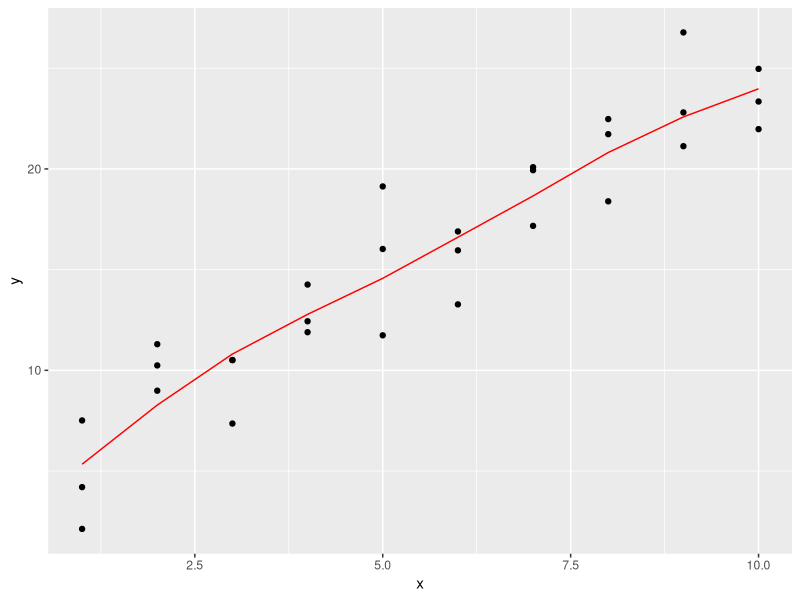
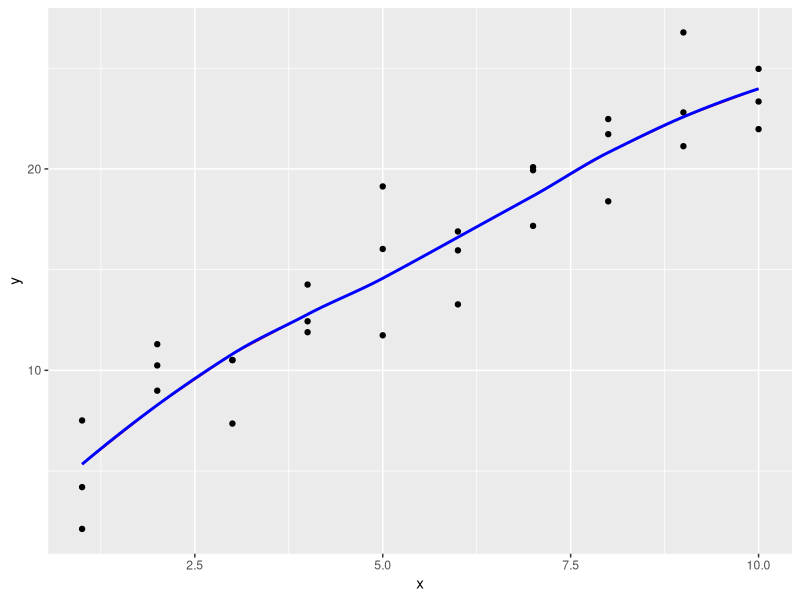
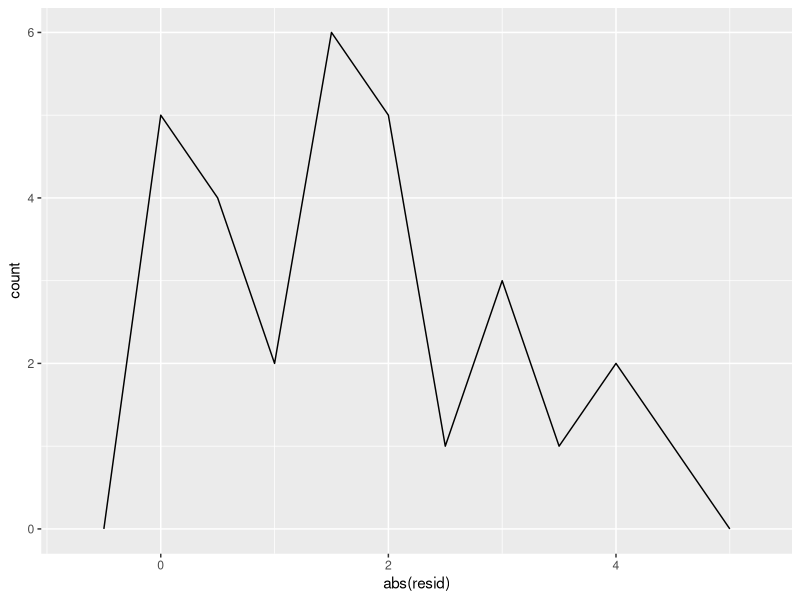
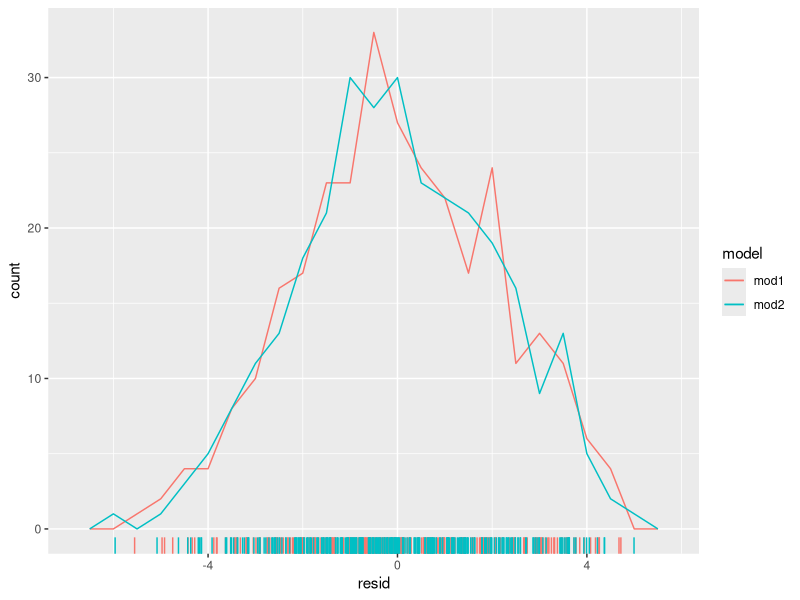
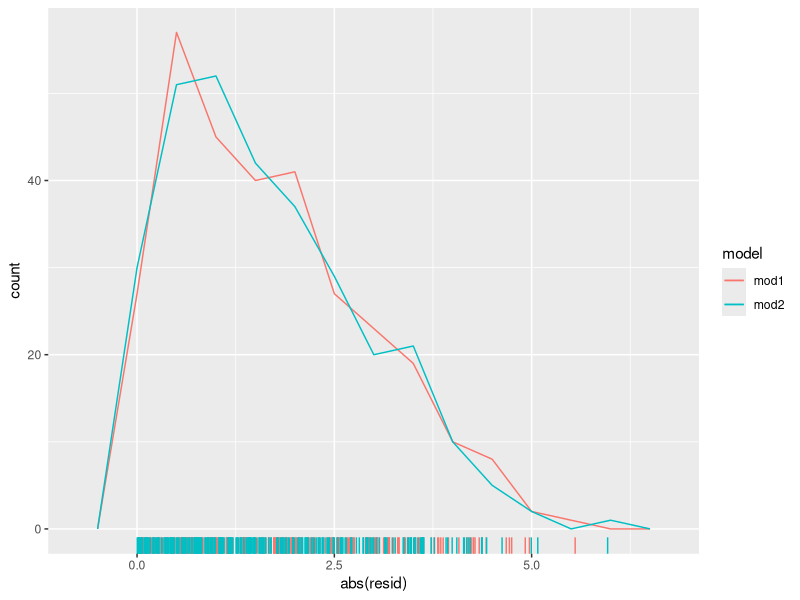

The R script that drew these images, in order:
## ---- chunk 1
knitr::opts_chunk$set(echo = TRUE)
## ---- chunk 2
library(tidyverse)
library(modelr)
## ---- chunk 3
sim1_loess <- loess(y ~ x, data = sim1)
sim1_lm <- lm(y ~ x, data = sim1)

grid_loess <- sim1 %>%
  add_predictions(sim1_loess)

sim1 <- sim1 %>%
  add_residuals(sim1_lm) %>%
  add_predictions(sim1_lm) %>%
  add_residuals(sim1_loess, var = "resid_loess") %>%
  add_predictions(sim1_loess, var = "pred_loess")
sim1
## ---- chunk 4
plot_sim1_loess <-
 ggplot(sim1, aes(x = x, y = y)) +
  geom_point() +
  geom_line(aes(x = x, y = pred), data = grid_loess, colour = "red")
plot_sim1_loess 
## ---- chunk 5
plot_sim1_loess +
  geom_smooth(method = "loess", colour = "blue", se = FALSE, alpha = 0.20)
## ---- chunk 6
sim1_mod <- lm(y ~ x, data = sim1)

sim1 <- sim1 %>%
  add_residuals(sim1_mod)

ggplot(sim1, aes(x = abs(resid))) +
  geom_freqpoly(binwidth = 0.5)
## ---- chunk 7
mod2a <- lm(y ~ x - 1, data = sim2)
mod2 <- lm(y ~ x, data = sim2)
## ---- chunk 8
grid <- sim2 %>%
  data_grid(x) %>%
  spread_predictions(mod2, mod2a)
grid
## ---- chunk 9
mod1 <- lm(y ~ x1 + x2, data = sim4)
mod2 <- lm(y ~ x1 * x2, data = sim4)
sim4_mods <- gather_residuals(sim4, mod1, mod2)
## ---- chunk 10
ggplot(sim4_mods, aes(x = resid, colour = model)) +
  geom_freqpoly(binwidth = 0.5) +
  geom_rug()
## ---- chunk 11
ggplot(sim4_mods, aes(x = abs(resid), colour = model)) +
  geom_freqpoly(binwidth = 0.5) +
  geom_rug()
## ---- chunk 12
sim4_mods %>%
  group_by(model) %>%
  summarise(resid = sd(resid))
